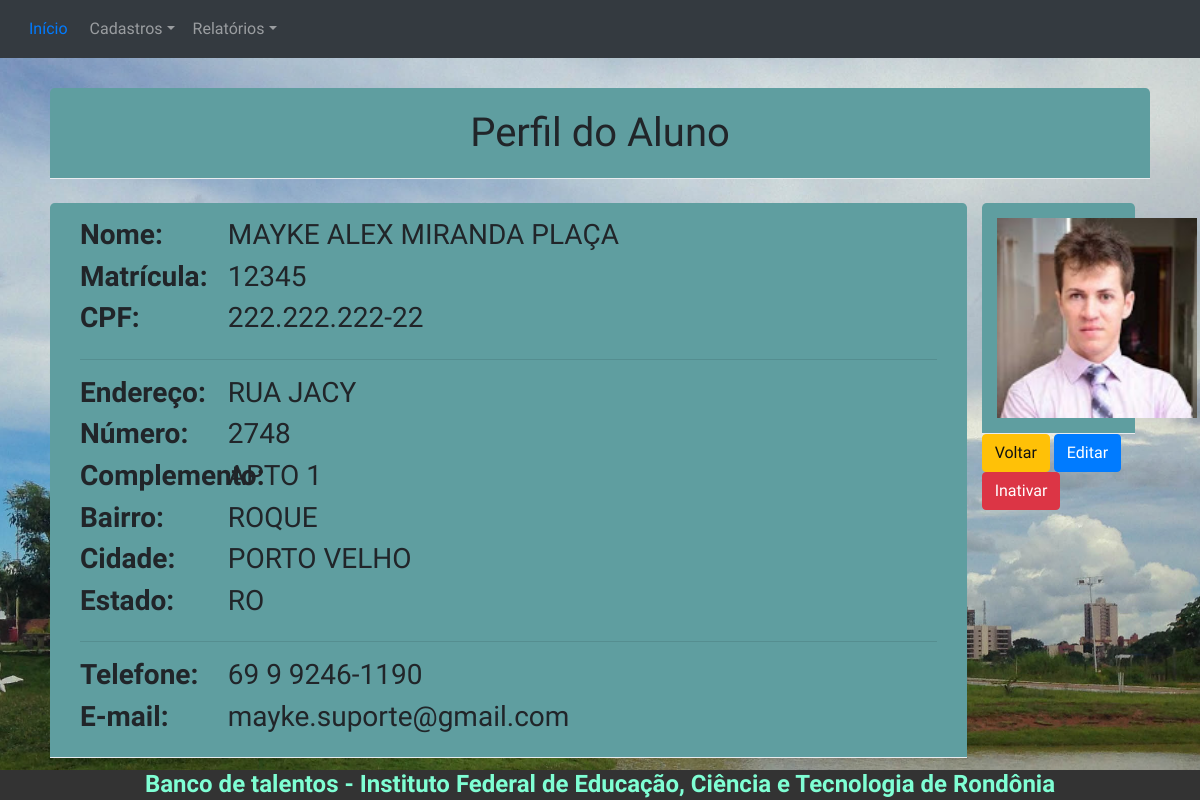
/viewAluno/1/, run on an earlier commit of the app's database.
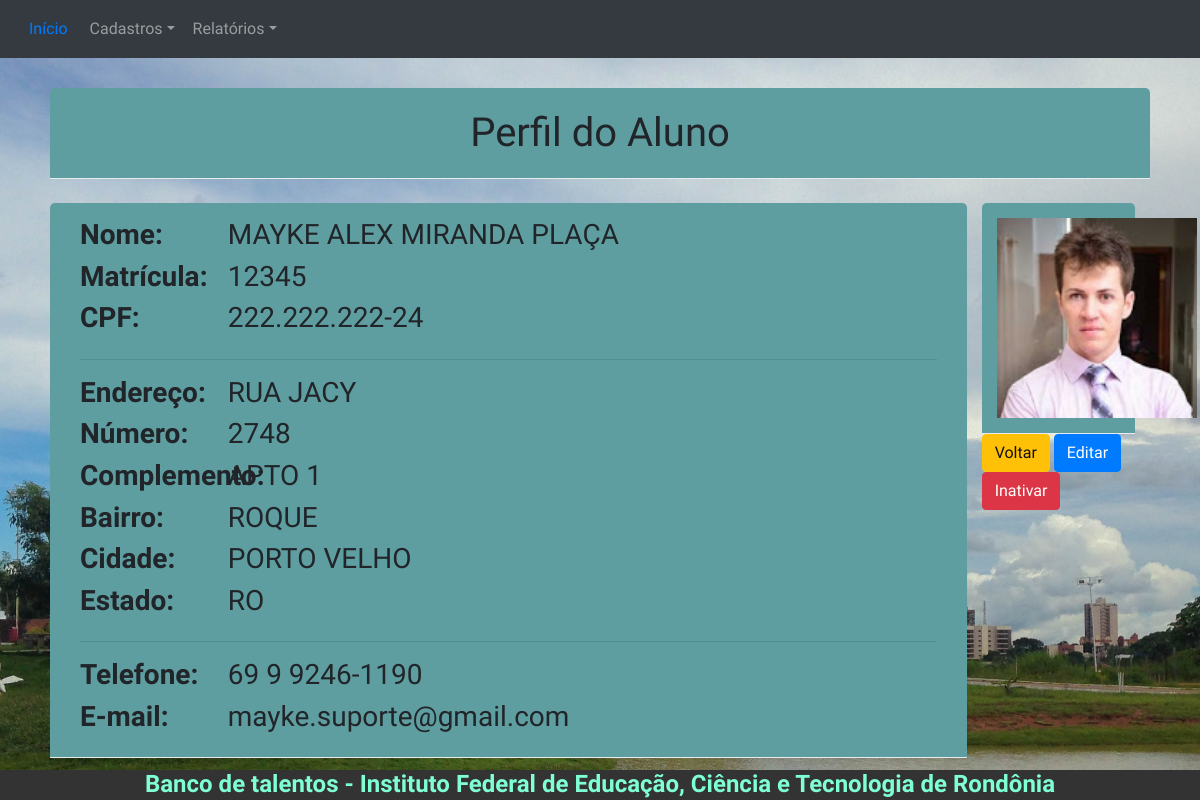
And on a later commit of the database.
### models.py (models this page shows, shortened)
class Pessoa(db.Model):
    __tablename__ = "pessoas"
    __table_args__ = {'extend_existing': True}
    __mapper_args__ = {'polymorphic_identity': 'pessoa'}
    id = db.Column(db.Integer, autoincrement=True, primary_key=True)
    nome        = db.Column(db.String(100))
    endereco    = db.Column(db.String(50))
    num         = db.Column(db.String(10))
    complemento = db.Column(db.String(40))
    bairro      = db.Column(db.String(50))
    cidade      = db.Column(db.String(50))
    uf          = db.Column(db.String(50))
    imagem      = db.Column(db.String(80))
    data_cadastro = db.Column(db.String(12))
    telefone    = db.Column(db.String(15))
    email    = db.Column(db.String(15), unique= True)
    password = db.Column(db.String(10))
    tipo     = db.Column(db.Integer)  # 1 para IFRO - 2 para VISITANTE

class Aluno(Pessoa):
    __tablename__ = "alunos"
    __table_args__ = {'extend_existing': True}
    __mapper_args__ = {'polymorphic_identity': 'aluno'}
    id = db.Column(db.Integer, db.ForeignKey('pessoas.id'), primary_key=True)
    cpf = db.Column(db.String(11))
    matricula = db.Column(db.Integer)

### app.py (the view)
@app.route('/viewAluno/<idAluno>/')
def viewAluno(idAluno):
    aluno = models.Aluno.query.filter_by(id=idAluno).first()
    return render_template('viewAluno.html', aluno=aluno)

### app.py (called while the page is built)
@login_manager.request_loader
def request_loader(request):
    email = request.form.get('email')
    if email not in users:
        return #'Não existe o e-mail {} cadastrado no banco'.format(email)
    user = User()
    user.id = email
    return user

### templates/viewAluno.html (shortened to what this page needs)
{% extends 'base_ifro_view_edit.html' %}
{% block conteudo %}
<br>
<br>
<div class="container col-md-11" >
    <div class="row">
        <div class="modal-header col-md-12" style="background: cadetblue">
            <div class="col-md-12">
                <h1 class="modal-title text-center">Perfil do Aluno</h1>
            </div>
        </div>
    </div>
    <br>
    <div class="row">
        <div class="modal-header col-md-10" style="background: cadetblue">
            <div class="col-md-12">
                <div class="row">
                    <div class="col-md-2">
                        <h3><strong>Nome:</strong> </h3>
                        <h3><strong>Matrícula:</strong></h3>
                        <h3><strong>CPF:</strong></h3>
                    </div>
                    <div class="col-md-10">
                        <h3 class="media-heading">{{ aluno.nome.upper()}}</h3>
                        <h3 class="media-heading">{{ aluno.matricula}}</h3>
                        <h3 class="media-heading">{{ aluno.cpf[0:3]}}.{{aluno.cpf[3:6]}}.{{aluno.cpf[6:9]}}-{{aluno.cpf[9:11]}}</h3>
                    </div>
                </div>
                <hr>
                <div class="row">
                    <div class="col-md-2">
                        <h3><strong>Endereço: </strong></h3>
                        <h3><strong>Número: </strong></h3>
                        <h3><strong>Complemento: </strong></h3>
                        <h3><strong>Bairro: </strong></h3>
                        <h3><strong>Cidade: </strong></h3>
                        <h3><strong>Estado: </strong></h3>
                    </div>
                    <div class="col-md-10">
                        <h3 class="media-heading">{{ aluno.endereco.upper()}}</h3>
                        <h3 class="media-heading">{{ aluno.num.upper()}}</h3>
                        <h3 class="media-heading">{{ aluno.complemento.upper()}}</h3>
                        <h3 class="media-heading">{{ aluno.bairro.upper()}}</h3>
                        <h3 class="media-heading">{{ aluno.cidade.upper()}}</h3>
                        <h3 class="media-heading">{{ aluno.uf.upper()}}</h3>
                    </div>
                </div>
                <hr>
                <div class="row">
                    <div class="col-md-2">
                        <h3><strong>Telefone: </strong></h3>
                        <h3><strong>E-mail: </strong></h3>
                    </div>
                    <div class="col-md-10">
                        <h3 class="media-heading">{{ aluno.telefone }}</h3>
                        <h3 class="media-heading">{{ aluno.email.lower() }}</h3>
                    </div>
                </div>
            </div>
        </div>
        <div class="col-md-2">
            <div class="modal-header " style="background: cadetblue">
                <img src="../../static/img/pessoasImg/{{aluno.imagem}}.jpg" name="aboutme" width="200" height="200" border="0" class="img-circle">
            </div>
            <a href="/listarAlunos" class="btn btn-warning">Voltar</a>
            <a href="/editarAluno/{{aluno.id}}/" class="btn btn-primary">Editar</a>
            <a href="/inativarAluno/{{aluno.id}}/" class="btn btn-danger">Inativar</a>
        </div>
    </div>
</div>
{% endblock %}

### templates/base_ifro_view_edit.html (shortened to what this page needs)
<!DOCTYPE html>
<head>
    <link href="../../static/vendor/bootstrap/css/bootstrap.min.css" rel="stylesheet">
     <link href="../../static/vendor/font-awesome/css/font-awesome.min.css" rel="stylesheet" type="text/css">
     <link href="../../static/css/stylish-portfolio.css" rel="stylesheet">
     <link href="../../static/css/signin.css" rel="stylesheet">
</head>
<body>
    <nav class="navbar navbar-expand-md navbar-dark bg-dark fixed-top">
        <a class="btn btn-default" href="/home_ifro">Início</a>
        <div class="collapse navbar-collapse" id="navbarsExampleDefault">
        <ul class="navbar-nav mr-auto">
            <li class="nav-item dropdown">
                <a class="nav-link dropdown-toggle btn btn-default" href="http://example.com" id="dropdown01" data-toggle="dropdown" aria-haspopup="true" aria-expanded="false">
                    Cadastros</a>
            </li>
            <li class="nav-item dropdown">
                <a class="nav-link dropdown-toggle btn btn-default" href="http://example.com" id="dropdown02" data-toggle="dropdown" aria-haspopup="true" aria-expanded="false">
                    Relatórios</a>
            </li>
        </ul>
    </nav>
 {% block conteudo %}
 {% endblock %}
 {% block rodape %}
    <footer>
        <div class="container">
            <div class="row">
            <div class="col-lg-10 mx-auto text-center">
                <h4>
                    <strong>Banco de talentos - Instituto Federal de Educação, Ciência e Tecnologia de Rondônia</strong>
                </h4>
                <br>
                <br>
            </div>
            </div>
        </div>
    </footer>
 {% endblock %}
</body>
</html>

### static/css/stylish-portfolio.css (style rules this page uses)
html, body { width: 100%; height: 100%; }
body { font-family: 'Source Sans Pro', 'Helvetica Neue', Helvetica, Arial, sans-serif; background: url(../img/parque_cidade.jpg ) no-repeat center center scroll ; -webkit-background-size: cover; -moz-background-size: cover; -o-background-size: cover; background-size: cover; }
footer { position:fixed; left:0px; bottom:0px; height:30px; width:100%; background: #333; color: aquamarine; }

### static/css/signin.css (style rules this page uses)
body { padding-top: 40px; padding-bottom: 40px; background-color: #eee; }

What changed in the data, as far as the page shows it:
changed Aluno: cpf "22" → "24"
